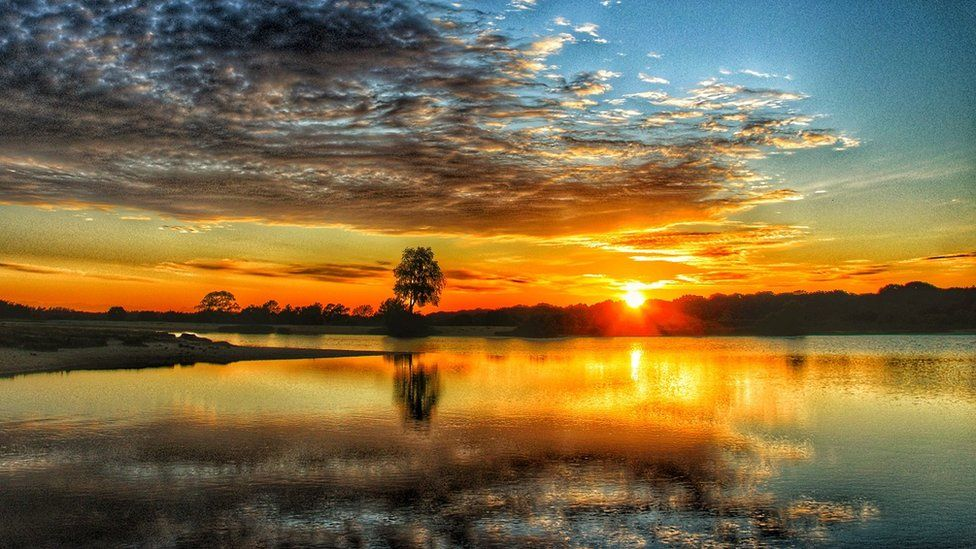
#> input picture MV_Course/images/p.jpg, 976 x 549 px
$ jupyter execute --allow-errors T1_08_opencv.ipynb
#> lines starting #> are read from the running program, lines starting #| are printed output that depends on the picture
# <div style="direction:rtl;text-align:right;font-family:B Lotus, B Nazanin, Tahoma"> عملیات ریاضی (Arithmetic Operations) </div>

<div style="direction:rtl;text-align:right;font-family:Tahoma">
    عملیات ساده‌ای است که به ما این امکان را می‌دهد که به طور مستقیم شدت رنگ را اضافه یا کم کنیم.
    <br>
    عملیات بر روی خانه های نظیر به نظیر دو آرایه با ابعاد یکسان انجام شده و نتیجه نهایی کاهش یا افزایش روشنایی تصویر خواهد بود.
</div>

[cell 1]
import numpy as np

a = np.ones([2] ,dtype='uint8') * 200
print(a)

[cell 2]
b = a +54
c = a +55
d = a +56
print(b)
print(50*'*')

print(c)
print(50*'*')

print(d)
print(50*'*')

[cell 3]
import numpy as np

A1 = np.array([[150,155],[156,157]] ,dtype='uint8')
A2 = np.ones([2,2],dtype='uint8')

print("A1:")
print(A1)
print("A2:")
print(A2)
print("A1+A2:")
print(A1 + A2)

## <div style="direction:rtl;text-align:right;font-family:B Lotus, B Nazanin, Tahoma"> عملیات ریاضی در OpenCV</div>
<div style="direction:rtl;text-align:right;font-family:Tahoma">
اگر از توابع
    <b>cv2.add</b>
و
    <b>cv2.subtract</b>
    استفاده کنیم این مشکل را مشاهده نخواهیم کرد و مقادیر کمتر از 0 همان 0 و مقادیر بیش از 255 همان 255 باقی خواهد ماند.
</div>

[cell 4]
import cv2
import numpy as np
import matplotlib.pyplot as plt

img = cv2.imread('./images/p.jpg')
#> img is the input picture: shape (549, 976, 3); mean B, G, R 68.8, 109.1, 129.3
A = np.ones_like(img , dtype='uint8') * 100

add_img = cv2.add(img , A)
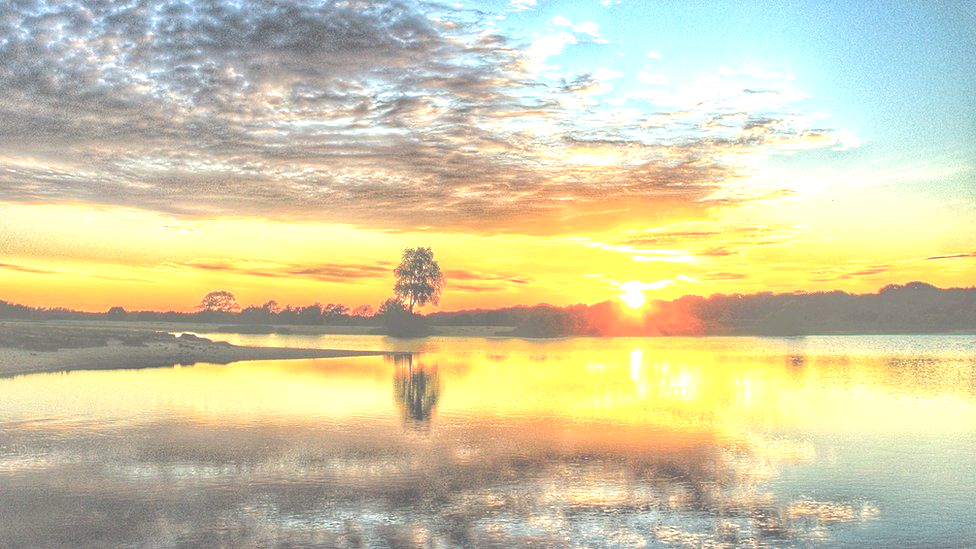
#> add_img: shape (549, 976, 3); mean B, G, R 165.8, 203.5, 209.6
subtract_img = cv2.subtract(img , A)
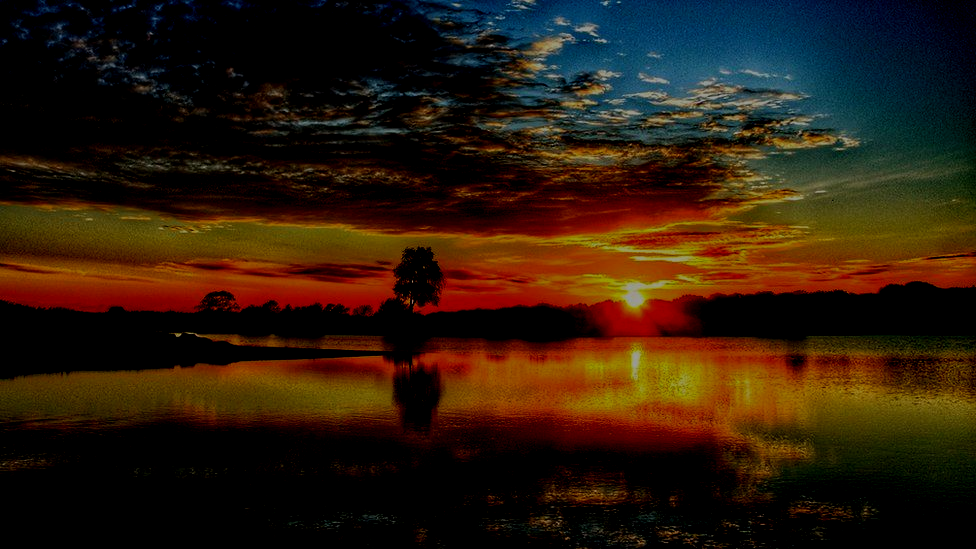
#> subtract_img: shape (549, 976, 3); mean B, G, R 11.4, 27.3, 45.2


plt.figure(figsize=[15,10])
plt.subplot(131);plt.imshow(img[...,::-1]);plt.title("Image")
plt.subplot(132);plt.imshow(add_img[...,::-1]);plt.title("Added")
plt.subplot(133);plt.imshow(subtract_img[...,::-1]);plt.title("Subtract");
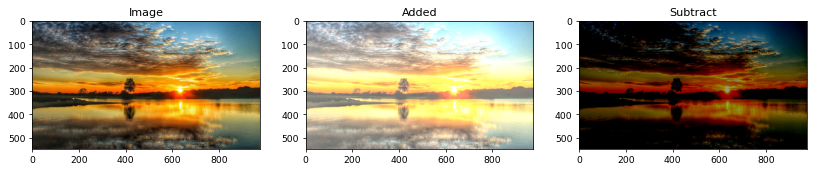
#> figure drawn by matplotlib, 3 panels

## <div style="direction:rtl;text-align:right;font-family:B Lotus, B Nazanin, Tahoma"> مثال عملی ترکیب تصاویر رنگی   </div>

#> (a cell that did not finish here is left out)

[cell 6]
import numpy as np
import cv2
import matplotlib.pyplot as plt

img1 = cv2.imread('./images/MachineVision1.png')[:400,:900,:]
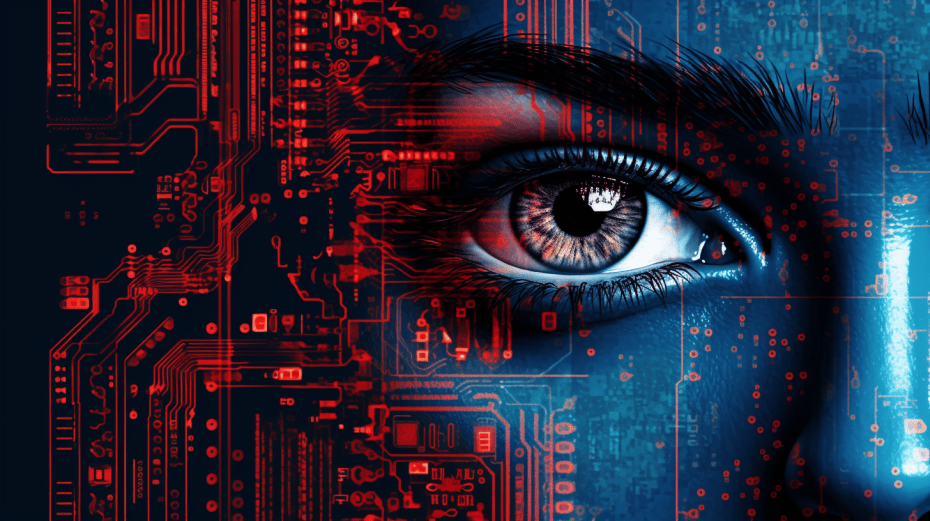
#> input picture MV_Course/images/MachineVision1.png, 930 x 521 px
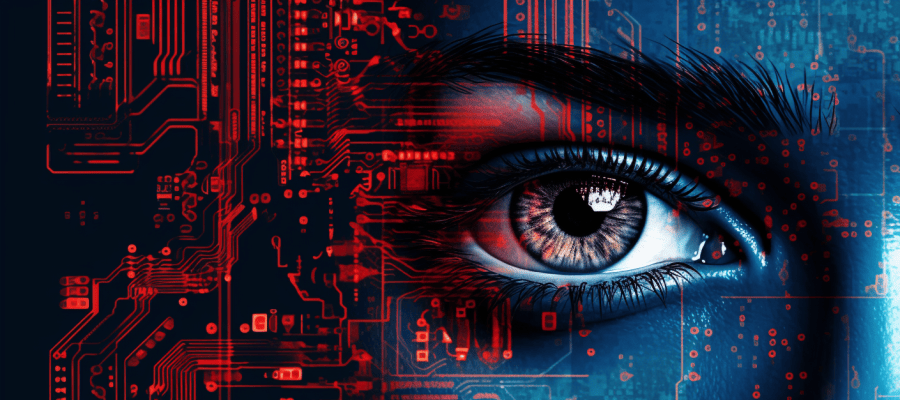
#> img1: shape (400, 900, 3); mean B, G, R 51.5, 34.6, 38.8
img2 = cv2.imread('./images/MachineVision2.jpg')[:400,:900,:]
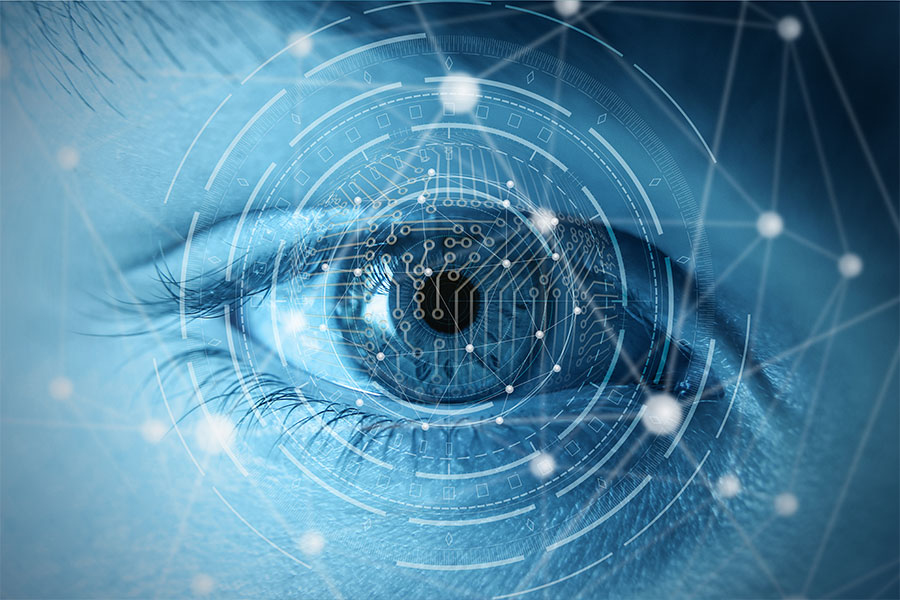
#> input picture MV_Course/images/MachineVision2.jpg, 900 x 600 px
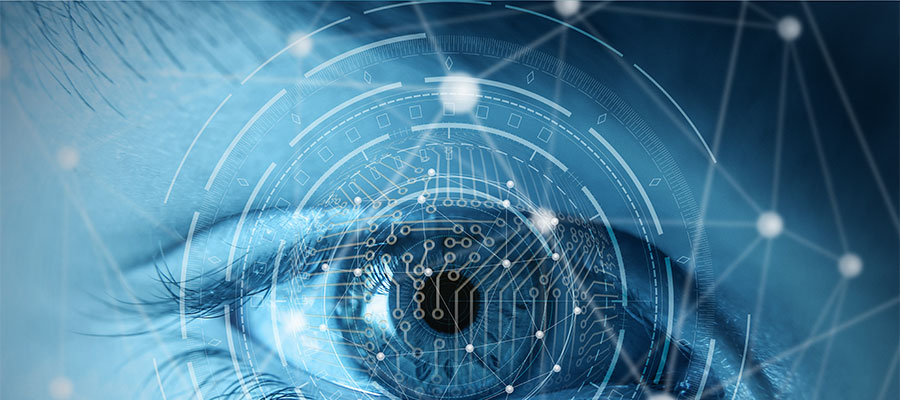
#> img2: shape (400, 900, 3); mean B, G, R 152.1, 124.3, 73.8

add_img = cv2.add(img1 ,img2)
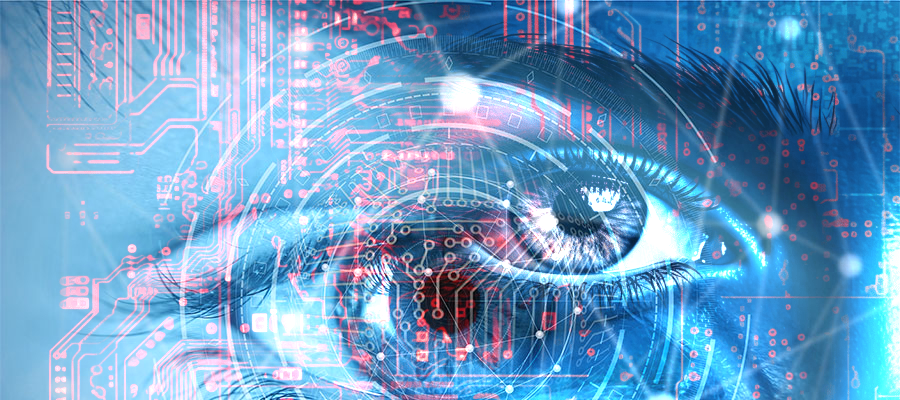
#> add_img: shape (400, 900, 3); mean B, G, R 198.9, 157.5, 109.7
subtract_img = cv2.subtract(img1 ,img2)
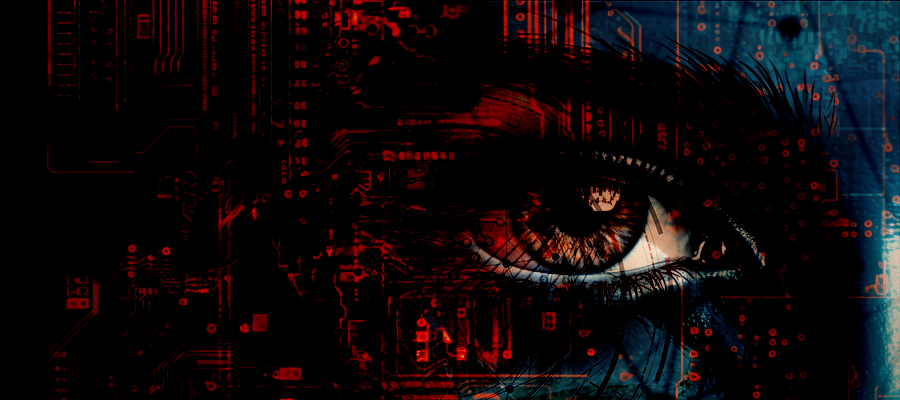
#> subtract_img: shape (400, 900, 3); mean B, G, R 11, 9, 14.7


plt.figure(figsize=[15,10])
plt.subplot(221);plt.imshow(img1[...,::-1]);plt.title("img1")
plt.subplot(222);plt.imshow(img2[...,::-1]);plt.title("img2")
plt.subplot(223);plt.imshow(add_img[...,::-1]);plt.title("Add")
plt.subplot(224);plt.imshow(subtract_img[...,::-1]);plt.title("Subtract");
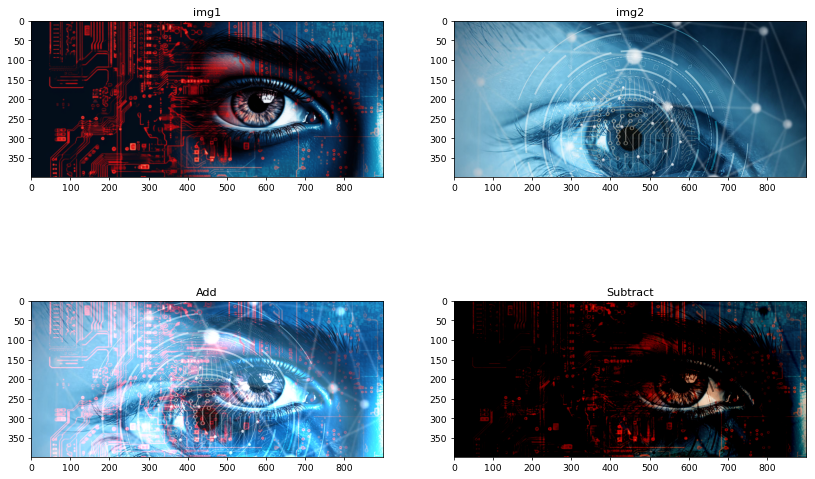
#> figure drawn by matplotlib, 4 panels
